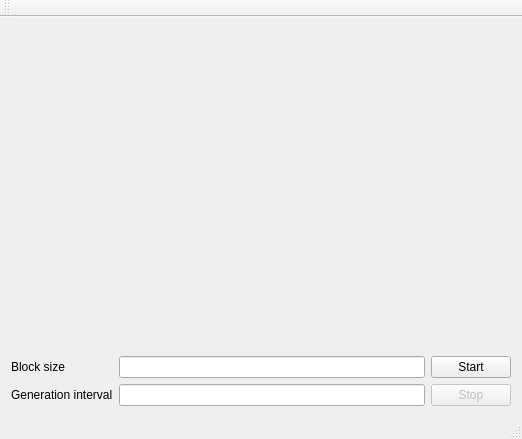
<?xml version="1.0" encoding="UTF-8"?>
<ui version="4.0">
 <class>MainWindow</class>
 <widget class="QMainWindow" name="MainWindow">
  <property name="geometry">
   <rect>
    <x>0</x>
    <y>0</y>
    <width>522</width>
    <height>439</height>
   </rect>
  </property>
  <property name="windowTitle">
   <string>MainWindow</string>
  </property>
  <widget class="QWidget" name="centralWidget">
   <layout class="QVBoxLayout" name="verticalLayout">
    <item>
     <widget class="QwtPlot" name="plot">
      <property name="sizePolicy">
       <sizepolicy hsizetype="Expanding" vsizetype="Expanding">
        <horstretch>0</horstretch>
        <verstretch>0</verstretch>
       </sizepolicy>
      </property>
     </widget>
    </item>
    <item>
     <layout class="QGridLayout" name="gridLayout">
      <item row="0" column="0">
       <widget class="QLabel" name="label">
        <property name="text">
         <string>Block size</string>
        </property>
       </widget>
      </item>
      <item row="0" column="1">
       <widget class="QLineEdit" name="blockSizeEdit"/>
      </item>
      <item row="0" column="2">
       <widget class="QPushButton" name="startButton">
        <property name="text">
         <string>Start</string>
        </property>
       </widget>
      </item>
      <item row="1" column="0">
       <widget class="QLabel" name="label_2">
        <property name="text">
         <string>Generation interval</string>
        </property>
       </widget>
      </item>
      <item row="1" column="1">
       <widget class="QLineEdit" name="intervalEdit"/>
      </item>
      <item row="1" column="2">
       <widget class="QPushButton" name="stopButton">
        <property name="enabled">
         <bool>false</bool>
        </property>
        <property name="text">
         <string>Stop</string>
        </property>
       </widget>
      </item>
     </layout>
    </item>
   </layout>
  </widget>
  <widget class="QMenuBar" name="menuBar">
   <property name="geometry">
    <rect>
     <x>0</x>
     <y>0</y>
     <width>522</width>
     <height>25</height>
    </rect>
   </property>
  </widget>
  <widget class="QToolBar" name="mainToolBar">
   <attribute name="toolBarArea">
    <enum>TopToolBarArea</enum>
   </attribute>
   <attribute name="toolBarBreak">
    <bool>false</bool>
   </attribute>
  </widget>
  <widget class="QStatusBar" name="statusBar"/>
 </widget>
 <layoutdefault spacing="6" margin="11"/>
 <customwidgets>
  <customwidget>
   <class>QwtPlot</class>
   <extends>QFrame</extends>
   <header>qwt_plot.h</header>
   <container>1</container>
  </customwidget>
 </customwidgets>
 <resources/>
 <connections/>
</ui>
